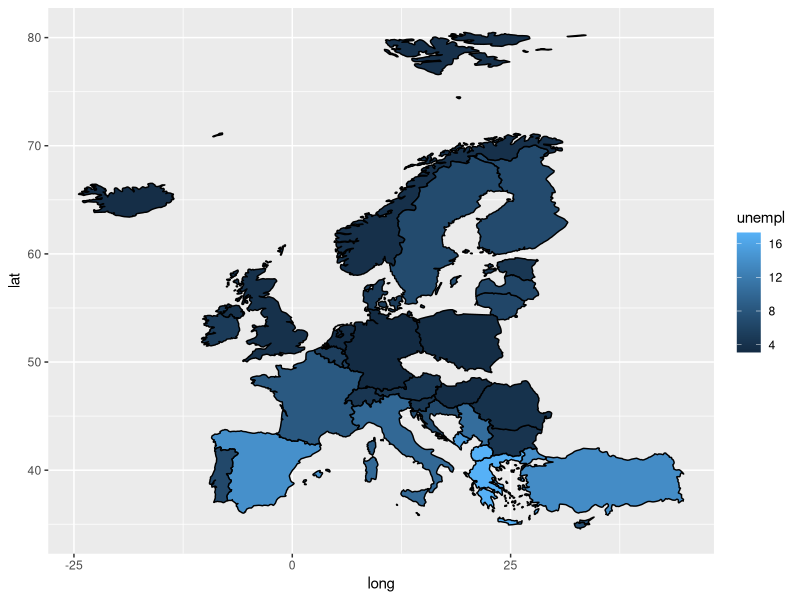
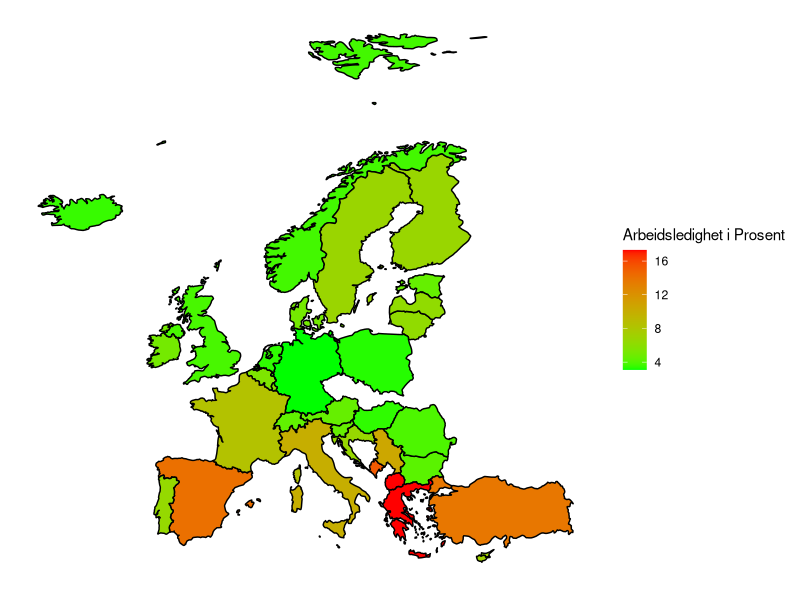
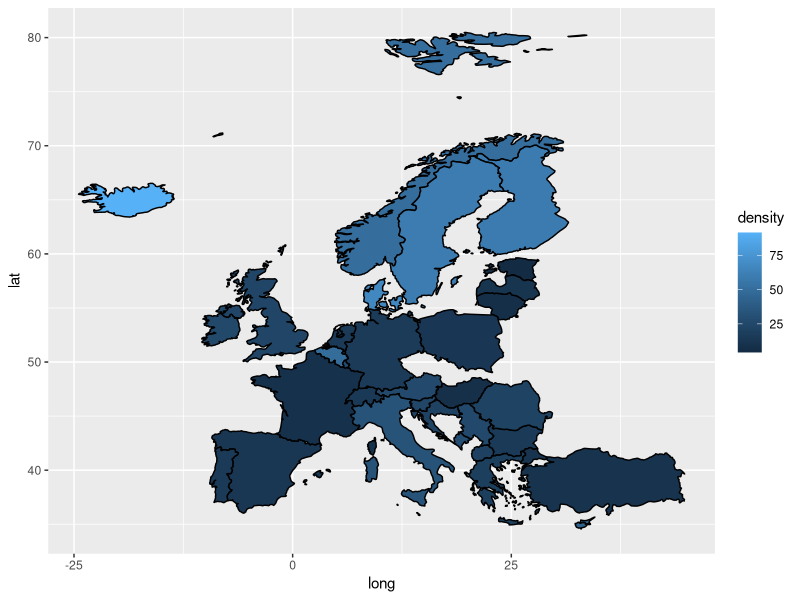
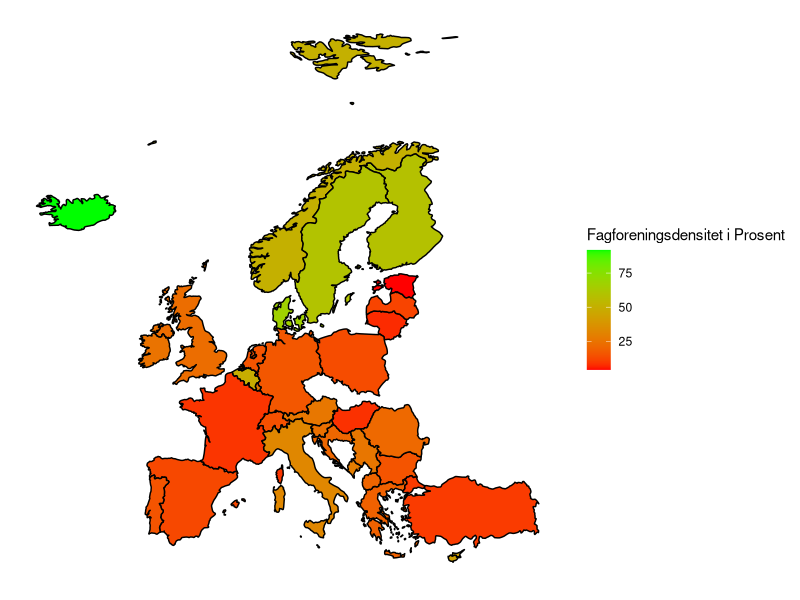
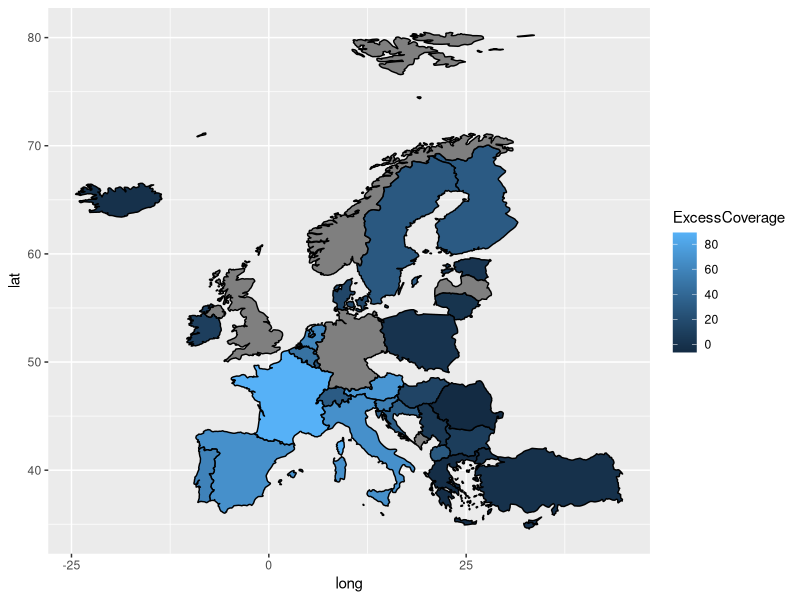
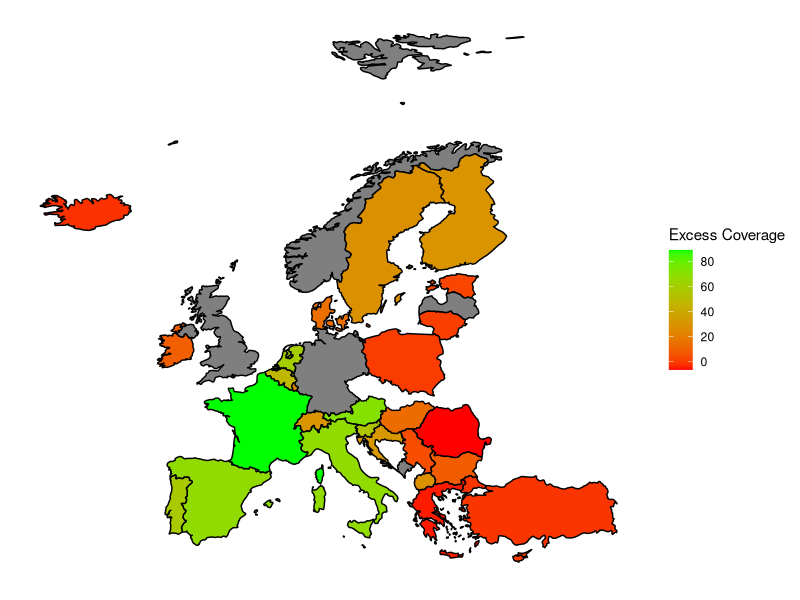
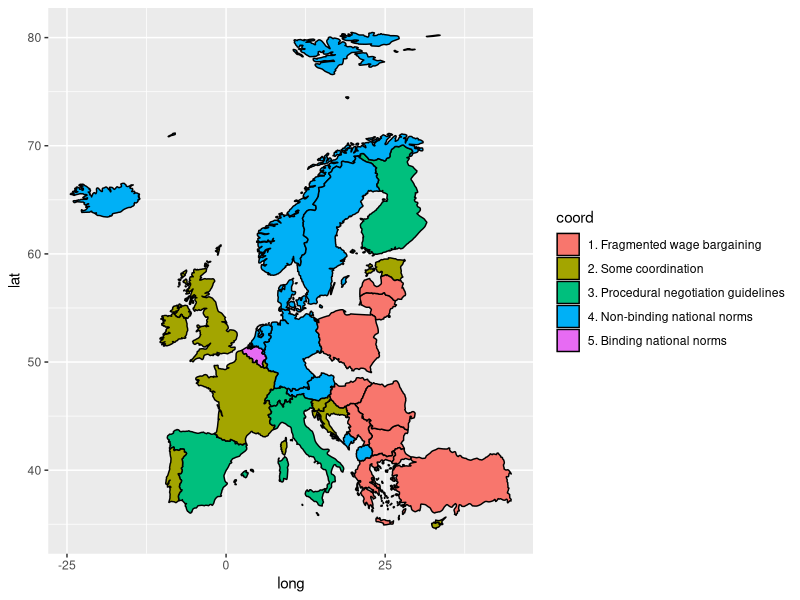

R code for these plots, in order: (Note: this script raises an error after producing the figures.)
### Assignment 2.3


# Loading packages needed for the assignment

library(readr) # fileformat of the dataset
library(ggplot2)     # the ggplot package
library(tidyverse)  # the tidyverse package


union<- read_csv("union_unempl.csv") #Loading the data with information about the variables of interest


#Changing the name of a single observation. The below code changes all observations called "United Kingdom" to "UK" in the union data. This is done so we can merge the data
union$country <- gsub("United Kingdom", "UK", union$country)
View(union) 

# Renaming a variable. The below code renames the variable "Country" to "Region". 
names(union)[names(union) == "country"] <- "region"
View(union) 



mapdata <- map_data("world") #loading map data
view(mapdata)

mapdata <- left_join(mapdata, union, by = "region") # Combining datasets

mapdata1 <- mapdata %>% filter(!is.na(mapdata$unempl)) # Removing NA values to only plot the countries we have data for


# Lag kart over Europa som viser arbeidsledighetsrate i ulike land. #
#####

# Plotting a map that shows unemployment rates in countries in Europe. 
map1 <- ggplot(mapdata1, aes(x = long, y = lat, group = group)) +
  geom_polygon(aes(fill = unempl), col = "black")
map1

# Plotting a new map with colors that are easier to see

map1.1 <- map1 + scale_fill_gradient(name = "Arbeidsledighet i Prosent", low = "green", high = "red", na.value = "grey50") +
  theme(axis.text.x = element_blank(),
        axis.text.y = element_blank(),
        axis.ticks = element_blank(),
        axis.title.x = element_blank(),
        axis.title.y = element_blank(),
        rect = element_blank())
map1.1

#####

# Plotting a map showing union density

map2 <- ggplot(mapdata1, aes(x = long, y = lat, group = group)) +
  geom_polygon(aes(fill = density), col = "black")
map2

map2.1 <- map2 + scale_fill_gradient(name = "Fagforeningsdensitet i Prosent", low = "red", high = "green", na.value = "grey50") +
  theme(axis.text.x = element_blank(),
        axis.text.y = element_blank(),
        axis.ticks = element_blank(),
        axis.title.x = element_blank(),
        axis.title.y = element_blank(),
        rect = element_blank())
map2.1

#####


# Plotting a map showing excess coverage


# Making excess coverage variable

mapdata1$ExcessCoverage <- mapdata1$coverage - mapdata1$density

map3 <- ggplot(mapdata1, aes(x = long, y = lat, group = group)) +
  geom_polygon(aes(fill = ExcessCoverage), col = "black")
map3

map3.1 <- map3 + scale_fill_gradient(name = "Excess Coverage", low = "red", high = "green", na.value = "grey50") +
  theme(axis.text.x = element_blank(),
        axis.text.y = element_blank(),
        axis.ticks = element_blank(),
        axis.title.x = element_blank(),
        axis.title.y = element_blank(),
        rect = element_blank())
map3.1


#####

# Plotting a map showing coordination of payrate setting

map4 <- ggplot(mapdata1, aes(x = long, y = lat, group = group)) +
  geom_polygon(aes(fill = coord), col = "black")
map4

map4.1 <- map4 + (name = "Koordinering av lonnfastsettelse") +
  theme(axis.text.x = element_blank(),
        axis.text.y = element_blank(),
        axis.ticks = element_blank(),
        axis.title.x = element_blank(),
        axis.title.y = element_blank(),
        rect = element_blank())
map4.1

#####

map4 <- ggplot(mapdata1, aes(x = long, y = lat, group = group)) +
  geom_polygon(aes(fill = coord), col = "black")
map4

map4.1 <- map4 +
  theme(axis.text.x = element_blank(),
        axis.text.y = element_blank(),
        axis.ticks = element_blank(),
        axis.title.x = element_blank(),
        axis.title.y = element_blank(),
        rect = element_blank())
map4.1

